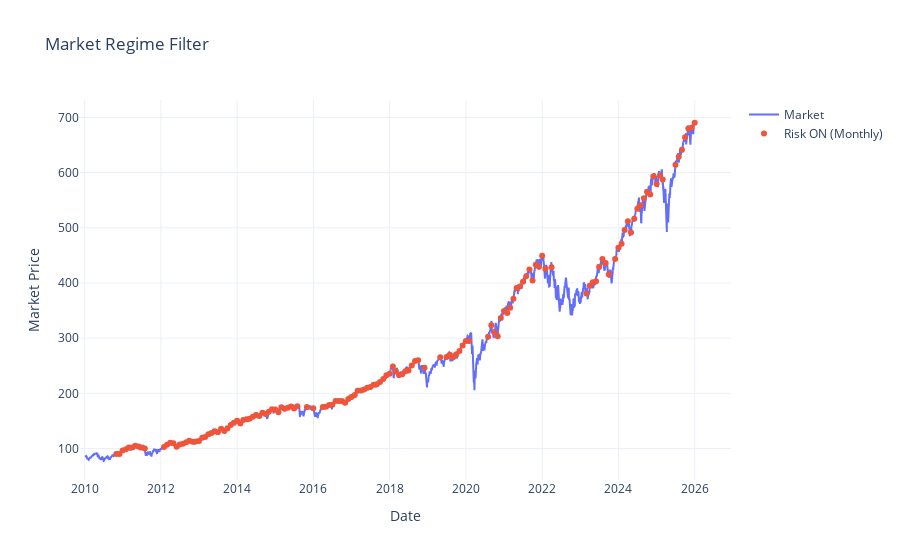

The notebook cell saved with this chart:
### Code cell
equity_curve = dual_momemtum(prices,stocks,market,mom_lookback=6, ma_window=10, top_n=4)
equity_curve

### Figure 1 — Plotly figure (JSON) as saved in the notebook; plotly's stock layout.template omitted (floating-point values rounded to 4 significant figures; data arrays with more than 128 entries replaced by an {"elided": "..."} marker saying what was removed)
{"data": [{"line": {"width": 2}, "mode": "lines", "name": "Market ", "type": "scatter", "x": {"elided": "4022 str values"}, "y": {"elided": "4022 float values"}}, {"marker": {"size": 6}, "mode": "markers", "name": "Risk ON (Monthly)", "type": "scatter", "x": {"elided": "147 str values"}, "y": {"elided": "147 float values"}}], "layout": {"title": {"text": "Market Regime Filter"}, "xaxis": {"title": {"text": "Date"}}, "yaxis": {"title": {"text": "Market Price"}}}}
